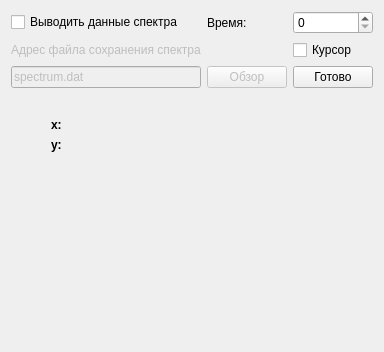
<?xml version="1.0" encoding="UTF-8"?>
<ui version="4.0">
 <class>Spec</class>
 <widget class="QWidget" name="Spec">
  <property name="geometry">
   <rect>
    <x>0</x>
    <y>0</y>
    <width>375</width>
    <height>352</height>
   </rect>
  </property>
  <property name="windowTitle">
   <string>Form</string>
  </property>
  <layout class="QGridLayout" name="gridLayout">
   <item row="2" column="2">
    <widget class="QPushButton" name="pushButton_2">
     <property name="text">
      <string>Готово</string>
     </property>
    </widget>
   </item>
   <item row="2" column="1">
    <widget class="QPushButton" name="pushButton">
     <property name="enabled">
      <bool>false</bool>
     </property>
     <property name="text">
      <string>Обзор</string>
     </property>
    </widget>
   </item>
   <item row="0" column="1">
    <widget class="QLabel" name="label_4">
     <property name="text">
      <string>Время:</string>
     </property>
    </widget>
   </item>
   <item row="1" column="0">
    <widget class="QLabel" name="label">
     <property name="enabled">
      <bool>false</bool>
     </property>
     <property name="text">
      <string>Адрес файла сохранения спектра</string>
     </property>
    </widget>
   </item>
   <item row="2" column="0">
    <widget class="QLineEdit" name="lineEdit">
     <property name="enabled">
      <bool>false</bool>
     </property>
     <property name="text">
      <string>spectrum.dat</string>
     </property>
    </widget>
   </item>
   <item row="3" column="0" colspan="3">
    <widget class="QCustomPlot" name="plot" native="true">
     <property name="sizePolicy">
      <sizepolicy hsizetype="Expanding" vsizetype="Expanding">
       <horstretch>0</horstretch>
       <verstretch>0</verstretch>
      </sizepolicy>
     </property>
     <property name="maximumSize">
      <size>
       <width>1920</width>
       <height>1080</height>
      </size>
     </property>
     <widget class="QLabel" name="label_2">
      <property name="geometry">
       <rect>
        <x>40</x>
        <y>20</y>
        <width>184</width>
        <height>22</height>
       </rect>
      </property>
      <property name="text">
       <string>&lt;html&gt;&lt;head/&gt;&lt;body&gt;&lt;p&gt;&lt;span style=&quot; font-weight:700;&quot;&gt;x:&lt;/span&gt;&lt;/p&gt;&lt;/body&gt;&lt;/html&gt;</string>
      </property>
     </widget>
     <widget class="QLabel" name="label_3">
      <property name="geometry">
       <rect>
        <x>40</x>
        <y>40</y>
        <width>184</width>
        <height>22</height>
       </rect>
      </property>
      <property name="text">
       <string>&lt;html&gt;&lt;head/&gt;&lt;body&gt;&lt;p&gt;&lt;span style=&quot; font-weight:700;&quot;&gt;y:&lt;/span&gt;&lt;/p&gt;&lt;/body&gt;&lt;/html&gt;</string>
      </property>
     </widget>
    </widget>
   </item>
   <item row="0" column="2">
    <widget class="QSpinBox" name="spinBox"/>
   </item>
   <item row="0" column="0">
    <widget class="QCheckBox" name="checkBox">
     <property name="text">
      <string>Выводить данные спектра</string>
     </property>
    </widget>
   </item>
   <item row="1" column="2">
    <widget class="QCheckBox" name="checkBox_2">
     <property name="text">
      <string>Курсор</string>
     </property>
    </widget>
   </item>
  </layout>
 </widget>
 <customwidgets>
  <customwidget>
   <class>QCustomPlot</class>
   <extends>QWidget</extends>
   <header>../../qcustomplot.h</header>
   <container>1</container>
  </customwidget>
 </customwidgets>
 <resources/>
 <connections/>
</ui>
